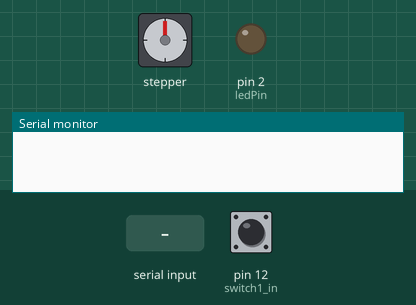
Recording of a sketch running on a simulated Arduino Uno, built with avr-gcc and run on an emulated ATmega328P. Parts: stepper motor, output pins drawn as LEDs (lit = HIGH), the last lines printed to the serial monitor. Wiring (inferred from the names in the program): stepper motor (200 steps per turn assumed): coils pin 8, pin 9, pin 10, pin 11. The test bench sets the inputs (shaded band); at power-on: pin 12 (switch1_in) HIGH. Pins used as bus, display or sensor lines are not drawn.

Above: at 1.2 s.
1.3 s: pin 12 (switch1_in) pulled LOW for 1 s
At 3.5 s:
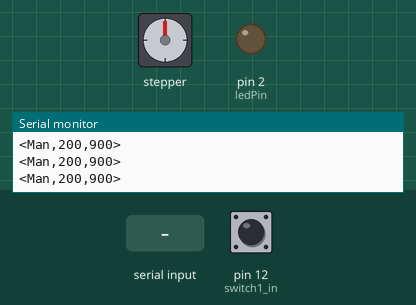
3.8 s: "<90,45,200>" received over Serial
At 4.8 s:
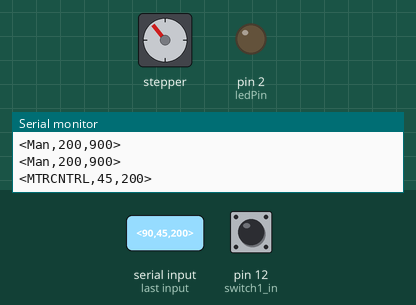
5.3 s: pin 12 (switch1_in) pulled LOW for 0.15 s
At 5.8 s:
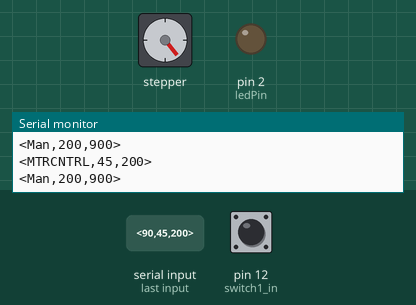
6.9 s: "<90,45>" received over Serial
At 7.9 s:
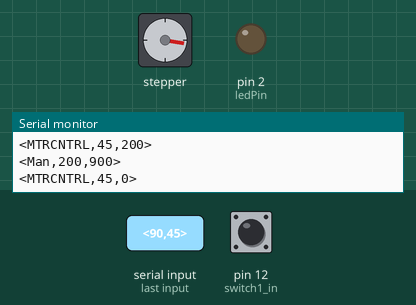
8.4 s: pin 12 (switch1_in) pulled LOW for 0.15 s
At 9.4 s:
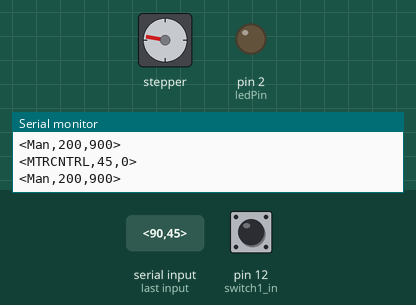
10.0 s: "<1,90>" received over Serial
At 11.5 s:
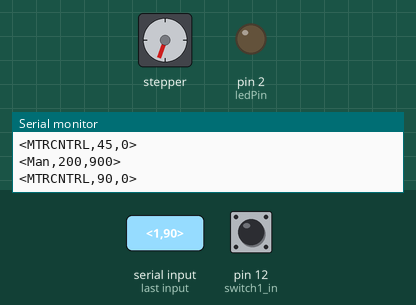
Timing chart, 0 to 12.5 s (numbered marks = the images above; inputs shaded):
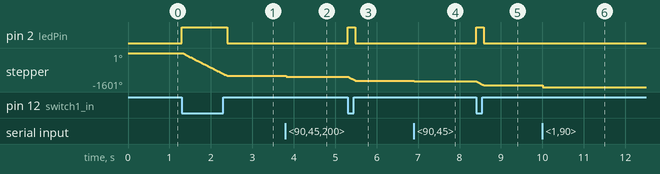

Measured:
- after the input at 1.3 s, pin 2 (ledPin): LOW → HIGH at once, → LOW 1.1 s later; stepper: turns 1079° counter-clockwise in 1.1 s, starting at once
- after the input at 3.8 s, stepper: goes -1080° 0.01 s, then -1119°, starting at once
- after the input at 5.3 s, pin 2 (ledPin): LOW → HIGH at once, → LOW 0.18 s later; stepper: turns 180° counter-clockwise in 0.16 s, starting at once
- after the input at 6.9 s, stepper: turns 41° counter-clockwise, starting at once
- after the input at 8.4 s, pin 2 (ledPin): LOW → HIGH at once, → LOW 0.18 s later; stepper: turns 180° counter-clockwise in 0.16 s, starting at once
- after the input at 10.0 s, stepper: turns 81° counter-clockwise, starting at once

The sketch:

trickler.ino
```cpp
//constants

//Motor pins

#define IN1 8
#define IN2 9
#define IN3 10
#define IN4 11
boolean Direction = true;
int Steps_Read = 0;
int Steps_Write = 0;
int Steps;
boolean Continuous = false;


const int ledPin = 2; //diagnostic LED
const int switch1_in = 12; //slow switch
const int photo_in = 5; //analog 5

//init changing variables
int buttonState = 0;

//task rate
unsigned long REFRESH_INTERVAL = 900; //micros
unsigned long lastRefreshTime = 0;
unsigned long last_write = 0;

//serial message
const byte buffSize = 40;
char inputBuffer[buffSize];
const char startMarker = '<';
const char endMarker = '>';
byte bytesRecvd = 0;
boolean readInProgress = false;
boolean newDataFromPC = false;
char msg1[buffSize] = {0};


int msg2 = 0;
float msg3 = 0.0; // fraction of servo range to move


void setup() {
  // put your setup code here, to run once:
  //Set pin modes

  pinMode(ledPin, OUTPUT);
  pinMode(IN1, OUTPUT);
  pinMode(IN2, OUTPUT);
  pinMode(IN3, OUTPUT);
  pinMode(IN4, OUTPUT);
  pinMode(switch1_in, INPUT);


  //initiate serial comm
  Serial.begin(9600);
}

void loop() {
  // put your main code here, to run repeatedly:
  getDataFromPC();
  replyToPC();
  buttonState = digitalRead(switch1_in);

  if (buttonState==LOW){
     //turn on
     digitalWrite(ledPin, HIGH);
     //motorControl(1,0); //
     Steps_Write = 200;
     REFRESH_INTERVAL = 900;
     replymanualpc();

  } else {
     //turn off

     //if nothing
     digitalWrite(ledPin, LOW);

     if (Steps_Read == 32767){
      Continuous = true;
     } else {
      Continuous = false;
     }

     if (Continuous == true){
      Steps_Write = 20;
     } else if (Steps_Read<32767) {
      Steps_Write = Steps_Read;
      Steps_Read = 0;
     }
     //Steps_Read = 0;
  }
     last_write = micros();
     motorControl(Steps_Write, last_write);  // msg2 is number of steps commanded from PC.  abstracted var name for future msg def


  //stepper(10); //need to update with variable


}

void motorControl(int Steps_Write, unsigned long last_call){
  int steps_left = Steps_Write;
  while(steps_left>0){
    unsigned long now = micros();
    if(now-lastRefreshTime >= REFRESH_INTERVAL && now-last_call>=REFRESH_INTERVAL)
  {
    //Serial.print(analogRead(photo_in));
    //Serial.print("\n");
    lastRefreshTime = micros();

    stepper(1);
    steps_left--;
  }
  }

}

//============

void stepper(int xw){
  for (int x=0;x<xw;x++){
    switch(Steps){
       case 0:
         digitalWrite(IN1, LOW);
         digitalWrite(IN2, LOW);
         digitalWrite(IN3, LOW);
         digitalWrite(IN4, HIGH);
       break;
       case 1:
         digitalWrite(IN1, LOW);
         digitalWrite(IN2, LOW);
         digitalWrite(IN3, HIGH);
         digitalWrite(IN4, HIGH);
       break;
       case 2:
         digitalWrite(IN1, LOW);
         digitalWrite(IN2, LOW);
         digitalWrite(IN3, HIGH);
         digitalWrite(IN4, LOW);
       break;
       case 3:
         digitalWrite(IN1, LOW);
         digitalWrite(IN2, HIGH);
         digitalWrite(IN3, HIGH);
         digitalWrite(IN4, LOW);
       break;
       case 4:
         digitalWrite(IN1, LOW);
         digitalWrite(IN2, HIGH);
         digitalWrite(IN3, LOW);
         digitalWrite(IN4, LOW);
       break;
       case 5:
         digitalWrite(IN1, HIGH);
         digitalWrite(IN2, HIGH);
         digitalWrite(IN3, LOW);
         digitalWrite(IN4, LOW);
       break;
         case 6:
         digitalWrite(IN1, HIGH);
         digitalWrite(IN2, LOW);
         digitalWrite(IN3, LOW);
         digitalWrite(IN4, LOW);
       break;
       case 7:
         digitalWrite(IN1, HIGH);
         digitalWrite(IN2, LOW);
         digitalWrite(IN3, LOW);
         digitalWrite(IN4, HIGH);
       break;
       default:
         digitalWrite(IN1, LOW);
         digitalWrite(IN2, LOW);
         digitalWrite(IN3, LOW);
         digitalWrite(IN4, LOW);
       break;
    }

    SetDirection();
  }
}

//============

void SetDirection(){
if(Direction==1){ Steps++;}
if(Direction==0){ Steps--; }
if(Steps>7){Steps=0;}
if(Steps<0){Steps=7; }
}

//============

void getDataFromPC() {

    // receive data from PC and save it into inputBuffer

  if(Serial.available() > 0) {

    char x = Serial.read();

      // the order of these IF clauses is significant

    if (x == endMarker) {
      readInProgress = false;
      newDataFromPC = true;
      inputBuffer[bytesRecvd] = 0;
      parseData();
    }

    if(readInProgress) {
      inputBuffer[bytesRecvd] = x;
      bytesRecvd ++;
      if (bytesRecvd == buffSize) {
        bytesRecvd = buffSize - 1;
      }
    }

    if (x == startMarker) {
      bytesRecvd = 0;
      readInProgress = true;
    }
  }
}

//============

void parseData() {

    // split the data into its parts

    //msg1 can be
      //MTRCNTRL
    //msg2
      //number of steps per update cycle
    //msg3
      //REFRESH INTERVAL


  char * strtokIndx; // this is used by strtok() as an index

  strtokIndx = strtok(inputBuffer,",");      // get the first part - the string
  strcpy(msg1, strtokIndx); // copy it to msg1

  strtokIndx = strtok(NULL, ","); // this continues where the previous call left off
  msg2 = atoi(strtokIndx);     // convert this part to an integer

  strtokIndx = strtok(NULL, ",");
  msg3 = atof(strtokIndx);     // convert this part to a float

  REFRESH_INTERVAL = msg3;
  Steps_Read = msg2;

}

//============

void replyToPC() {

  if (newDataFromPC) {
    newDataFromPC = false;
    Serial.print("<");
    Serial.print("MTRCNTRL");
    Serial.print(",");
    Serial.print(Steps_Read);
    Serial.print(",");
    Serial.print(REFRESH_INTERVAL);
    Serial.println(">");
  }
}

//============

void replymanualpc(){

    Serial.print("<");
    Serial.print("Man");
    Serial.print(",");
    Serial.print(200);
    Serial.print(",");
    Serial.print(REFRESH_INTERVAL);
    Serial.println(">");
}
```
